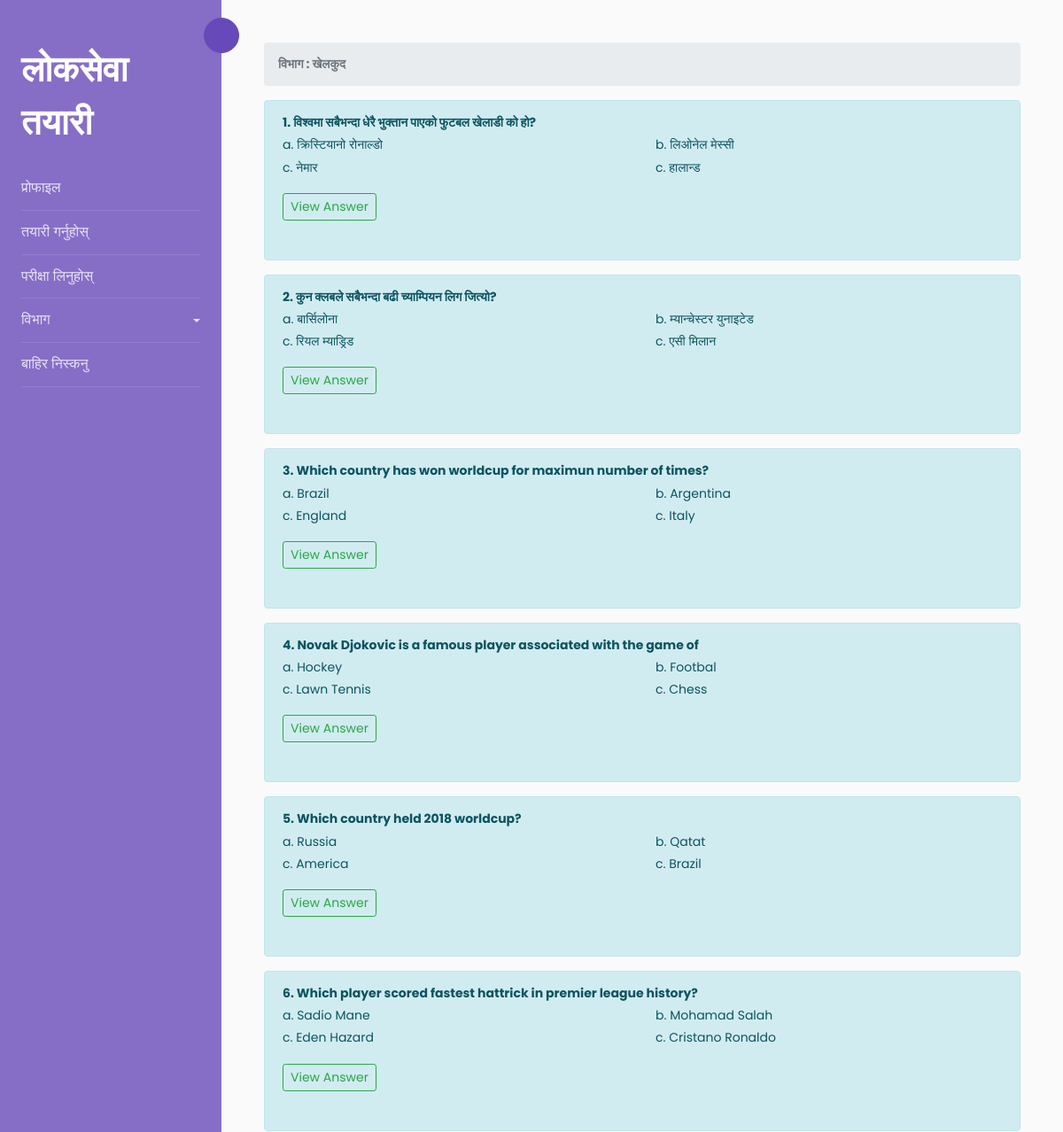
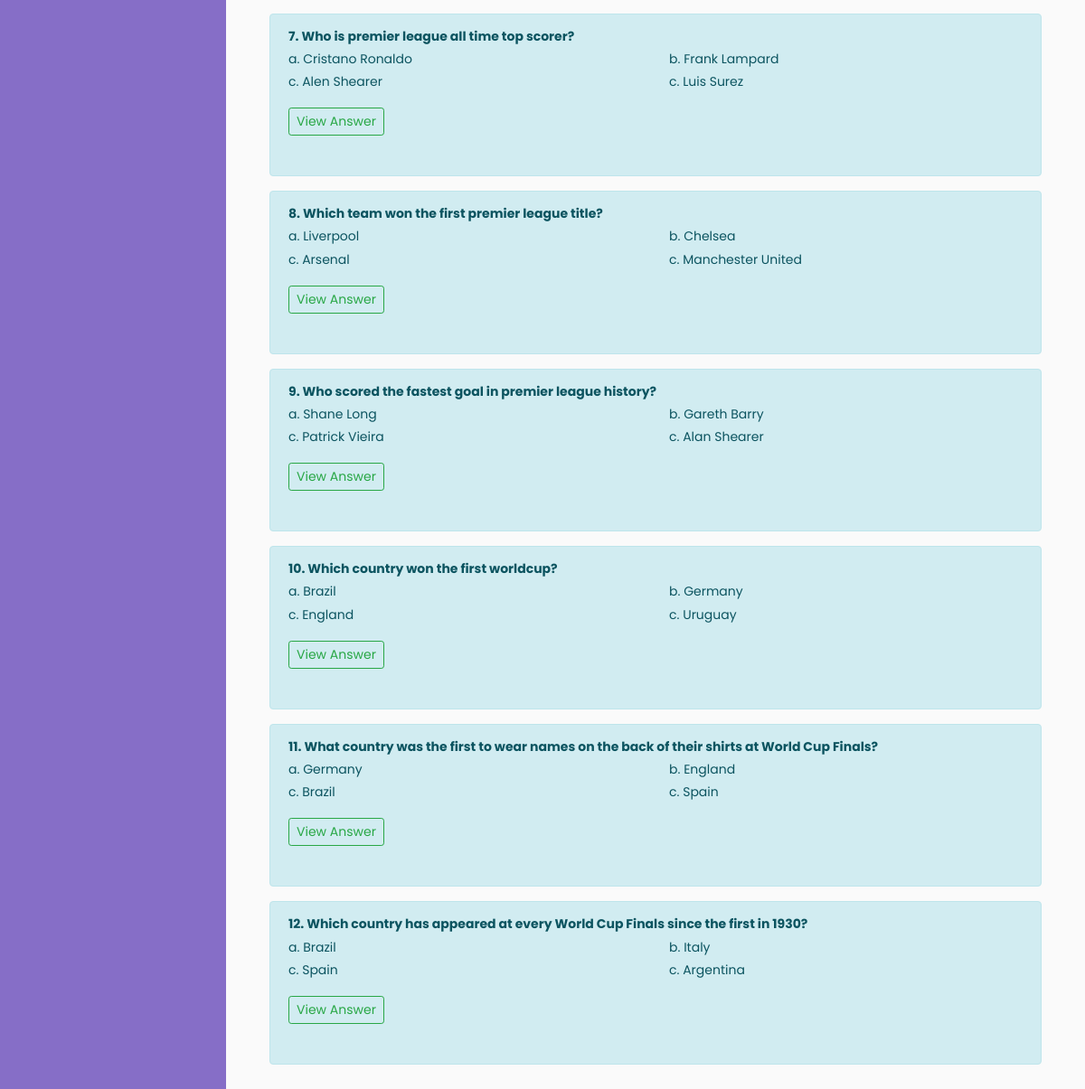
/category/1/ (signed in), run on the app's committed database (2 pictures, top to bottom).
### Loksewa/models.py (models this page shows, shortened)
class Category(models.Model):
    category=models.CharField(max_length=50,blank=False)
    created_at=models.DateTimeField(auto_now_add=True)
    updated_at=models.DateTimeField(auto_now=True)
    def __str__(self):
        return f"{self.category}"

class Questions(models.Model):
    question=models.CharField(max_length=255,blank=False)
    category=models.ForeignKey(Category,on_delete=models.CASCADE)
    created_at=models.DateTimeField(auto_now_add=True)
    updated_at=models.DateTimeField(auto_now=True)
    def __str__(self):
        return f"{self.question}"

class Answer(models.Model):
    question = models.OneToOneField(Questions,on_delete=models.CASCADE)
    answer1 = models.CharField(max_length=50, blank=False)
    answer2 = models.CharField(max_length=50, blank=False)
    answer3 = models.CharField(max_length=50, blank=False)
    answer4 = models.CharField(max_length=50, blank=False)
    correctAnswer=models.CharField(max_length=50,blank=False)

### Loksewa/views.py (the view)
# urls.py: path('category/<int:id>/',views.category,name='category')
@login_required(login_url='/login')
def category(request,id):
    category=Category.objects.all()
    questions=Questions.objects.filter(category_id=id)
    categoryaccessed = questions[0].category
    context={
        'category':category,
        'categoryaccessed':categoryaccessed,
        'questions':questions
    }
    return render(request,'categories.html',context)

### templates/categories.html (shortened to what this page needs)
{% extends 'base.html' %}
{% block content %}
<nav aria-label="breadcrumb">
  <ol class="breadcrumb">
    <strong><li class="breadcrumb-item active" aria-current="page">विभाग : {{categoryaccessed.category}}</li></strong>
  </ol>
</nav>
{% for question in questions %}
    <div class="alert alert-info" role="alert">
        <strong>{{forloop.counter}}. {{question}}</strong><br>
        <div class="row">
            <div class="col-md-6">
                a. {{question.answer.answer1}}<br>
                c. {{question.answer.answer3}}
            </div>
            <div class="col-md-6">
                b. {{question.answer.answer2}}<br>
                c. {{question.answer.answer4}}
            </div>
        </div>
        <p>
          <a class="btn btn-outline-success btn-sm my-3" data-toggle="collapse" href="#collapse{{question.id}}" role="button" aria-expanded="false" aria-controls="collapseExample">
            View Answer
          </a>
        </p>
    </div>
{% endfor %}
{% endblock %}

### data on the page
Category: category "खेलकुद"
Questions: question "विश्वमा सबैभन्दा धेरै भुक्तान पाएको फुटबल खेलाडी को हो?", answer.answer1 "क्रिस्टियानो रोनाल्डो", answer.answer3 "नेमार", answer.answer2 "लिओनेल मेस्सी", answer.answer4 "हालान्ड"
Questions: question "कुन क्लबले सबैभन्दा बढी च्याम्पियन लिग जित्यो?", answer.answer1 "बार्सिलोना", answer.answer3 "रियल म्याड्रिड", answer.answer2 "म्यान्चेस्टर युनाइटेड", answer.answer4 "एसी मिलान"
Questions: question "Which country has won worldcup for maximun number of times?", answer.answer1 "Brazil", answer.answer3 "England", answer.answer2 "Argentina", answer.answer4 "Italy"
Questions: question "Novak Djokovic is a famous player associated with the game of", answer.answer1 "Hockey", answer.answer3 "Lawn Tennis", answer.answer2 "Footbal", answer.answer4 "Chess"
Questions: question "Which country held 2018 worldcup?", answer.answer1 "Russia", answer.answer3 "America", answer.answer2 "Qatat", answer.answer4 "Brazil"
Questions: question "Which player scored fastest hattrick in premier league history?", answer.answer1 "Sadio Mane", answer.answer3 "Eden Hazard", answer.answer2 "Mohamad Salah", answer.answer4 "Cristano Ronaldo"
Questions: question "Who is premier league all time top scorer?", answer.answer1 "Cristano Ronaldo", answer.answer3 "Alen Shearer", answer.answer2 "Frank Lampard", answer.answer4 "Luis Surez"
Questions: question "Which team won the first premier league title?", answer.answer1 "Liverpool", answer.answer3 "Arsenal", answer.answer2 "Chelsea", answer.answer4 "Manchester United"
Questions: question "Who scored the fastest goal in premier league history?", answer.answer1 "Shane Long", answer.answer3 "Patrick Vieira", answer.answer2 "Gareth Barry", answer.answer4 "Alan Shearer"
Questions: question "Which country won the first worldcup?", answer.answer1 "Brazil", answer.answer3 "England", answer.answer2 "Germany", answer.answer4 "Uruguay"
Questions: question "What country was the first to wear names on the back of their shirts at World Cup Finals?", answer.answer1 "Germany", answer.answer3 "Brazil", answer.answer2 "England", answer.answer4 "Spain"
Questions: question "Which country has appeared at every World Cup Finals since the first in 1930?", answer.answer1 "Brazil", answer.answer3 "Spain", answer.answer2 "Italy", answer.answer4 "Argentina"
